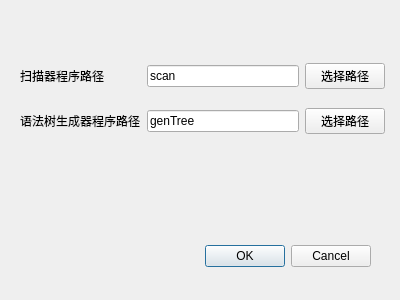
<?xml version="1.0" encoding="UTF-8"?>
<ui version="4.0">
 <class>OptionDialog</class>
 <widget class="QDialog" name="OptionDialog">
  <property name="geometry">
   <rect>
    <x>0</x>
    <y>0</y>
    <width>400</width>
    <height>300</height>
   </rect>
  </property>
  <property name="windowTitle">
   <string>Dialog</string>
  </property>
  <widget class="QDialogButtonBox" name="buttonBox">
   <property name="geometry">
    <rect>
     <x>30</x>
     <y>240</y>
     <width>341</width>
     <height>32</height>
    </rect>
   </property>
   <property name="orientation">
    <enum>Qt::Horizontal</enum>
   </property>
   <property name="standardButtons">
    <set>QDialogButtonBox::Cancel|QDialogButtonBox::Ok</set>
   </property>
  </widget>
  <widget class="QWidget" name="">
   <property name="geometry">
    <rect>
     <x>20</x>
     <y>50</y>
     <width>365</width>
     <height>99</height>
    </rect>
   </property>
   <layout class="QGridLayout" name="gridLayout">
    <item row="1" column="1">
     <widget class="QLineEdit" name="genTreePathEdit">
      <property name="text">
       <string>genTree</string>
      </property>
     </widget>
    </item>
    <item row="0" column="0">
     <widget class="QLabel" name="label">
      <property name="text">
       <string>扫描器程序路径</string>
      </property>
     </widget>
    </item>
    <item row="1" column="0">
     <widget class="QLabel" name="label_2">
      <property name="text">
       <string>语法树生成器程序路径</string>
      </property>
     </widget>
    </item>
    <item row="0" column="1">
     <widget class="QLineEdit" name="scanPathEdit">
      <property name="text">
       <string>scan</string>
      </property>
     </widget>
    </item>
    <item row="0" column="2">
     <widget class="QPushButton" name="chooseScanBtn">
      <property name="text">
       <string>选择路径</string>
      </property>
     </widget>
    </item>
    <item row="1" column="2">
     <widget class="QPushButton" name="chooseGenTreeBtn">
      <property name="text">
       <string>选择路径</string>
      </property>
     </widget>
    </item>
   </layout>
  </widget>
 </widget>
 <resources/>
 <connections>
  <connection>
   <sender>buttonBox</sender>
   <signal>accepted()</signal>
   <receiver>OptionDialog</receiver>
   <slot>accept()</slot>
   <hints>
    <hint type="sourcelabel">
     <x>248</x>
     <y>254</y>
    </hint>
    <hint type="destinationlabel">
     <x>157</x>
     <y>274</y>
    </hint>
   </hints>
  </connection>
  <connection>
   <sender>buttonBox</sender>
   <signal>rejected()</signal>
   <receiver>OptionDialog</receiver>
   <slot>reject()</slot>
   <hints>
    <hint type="sourcelabel">
     <x>316</x>
     <y>260</y>
    </hint>
    <hint type="destinationlabel">
     <x>286</x>
     <y>274</y>
    </hint>
   </hints>
  </connection>
 </connections>
</ui>
